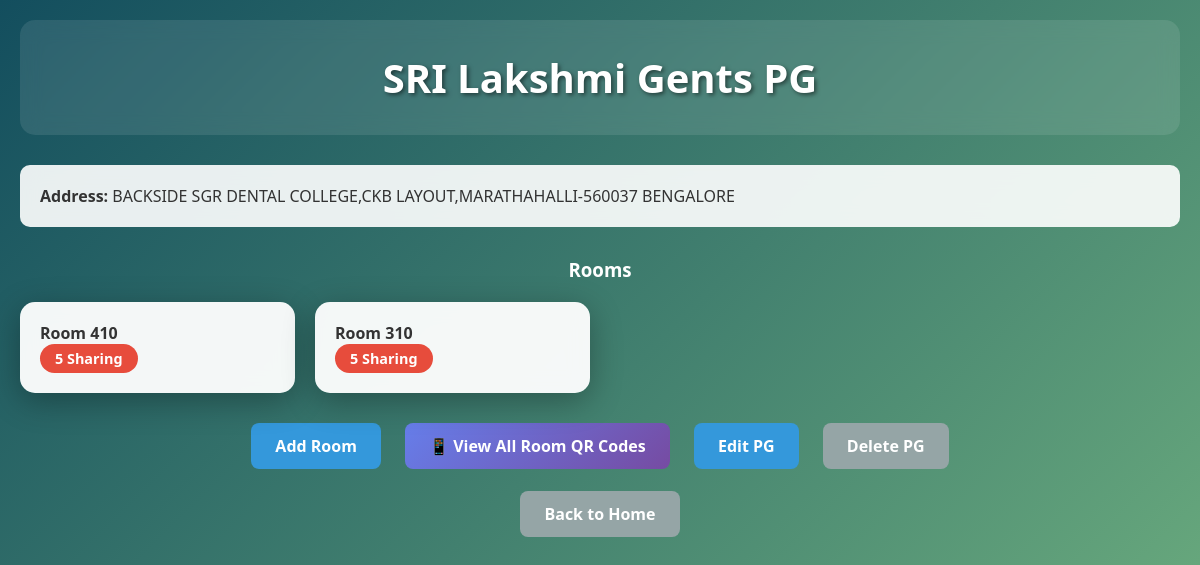
The page /pg/8/ (signed in) on the database its author committed.
### pgapp/models.py (models this page shows, shortened)
class PG(models.Model):
    name = models.CharField(max_length=100)
    address = models.TextField()

class Room(models.Model):
    pg = models.ForeignKey(PG, on_delete=models.CASCADE)
    room_number = models.CharField(max_length=10)
    capacity = models.IntegerField()

### pgapp/views.py (the view)
# urls.py: path('pg/<int:pg_id>/', views.pg_detail, name='pg_detail'),
@login_required
def pg_detail(request, pg_id):
    pg = get_object_or_404(PG, id=pg_id)
    rooms = Room.objects.filter(pg=pg)
    return render(request, 'pg_detail.html', {'pg': pg, 'rooms': rooms})

### pgapp/templates/pg_detail.html (shortened to what this page needs)
<!DOCTYPE html>
<html lang="en">
<head>
</head>
<body>
    <div class="container">
        <div class="header">
            <h2>{{ pg.name }}</h2>
        </div>
        <div class="pg-info">
            <strong>Address:</strong> {{ pg.address }}
        </div>
        <h3 style="color: white; text-align: center; margin-bottom: 20px;">Rooms</h3>
        <div class="rooms-grid">
            {% for room in rooms %}
                <div class="room-card">
                    <a href="{% url 'room_detail' room.id %}" class="room-link">
                        <strong>Room {{ room.room_number }}</strong><br>
                        <span class="capacity capacity-{{ room.capacity }}">
                            {{ room.capacity }} Sharing
                        </span>
                    </a>
                </div>
            {% empty %}
                <div class="no-rooms">
                    No rooms added yet.
                </div>
            {% endfor %}
        </div>
        <div class="actions">
            <a href="{% url 'add_room' pg.id %}" class="btn">Add Room</a>
            <a href="{% url 'pg_rooms_qr' pg.id %}" class="btn" style="background: linear-gradient(135deg, #667eea 0%, #764ba2 100%);">📱 View All Room QR Codes</a>
            <a href="{% url 'edit_pg' pg.id %}" class="btn">Edit PG</a>
            <a href="{% url 'delete_pg' pg.id %}" class="btn btn-secondary">Delete PG</a>
            <br><br>
            <a href="/" class="btn btn-secondary">Back to Home</a>
        </div>
    </div>
</body>
</html>

### pgapp/templates/pg_detail.html (style rules this page uses)
body { font-family: 'Segoe UI', Tahoma, Geneva, Verdana, sans-serif; margin: 0; padding: 0; background: linear-gradient(135deg, #134e5e 0%, #71b280 100%); color: white; min-height: 100vh; }
.container { max-width: 1200px; margin: 0 auto; padding: 20px; }
.header { background: rgba(255, 255, 255, 0.1); padding: 30px; border-radius: 15px; margin-bottom: 30px; backdrop-filter: blur(10px); text-align: center; }
.header h2 { margin: 0; font-size: 2.5em; text-shadow: 2px 2px 4px rgba(0,0,0,0.5); }
.pg-info { background: rgba(255, 255, 255, 0.9); color: #333; padding: 20px; border-radius: 10px; margin-bottom: 30px; backdrop-filter: blur(10px); }
.rooms-grid { display: grid; grid-template-columns: repeat(auto-fill, minmax(250px, 1fr)); gap: 20px; }
.room-card { background: rgba(255, 255, 255, 0.95); color: #333; border-radius: 15px; padding: 20px; box-shadow: 0 8px 32px rgba(0,0,0,0.3); transition: transform 0.3s; backdrop-filter: blur(10px); }
.room-link { text-decoration: none; color: inherit; display: block; }
.capacity { display: inline-block; padding: 5px 15px; border-radius: 20px; font-weight: bold; font-size: 0.9em; }
.capacity-5 { background: #e74c3c; color: white; }
.actions { margin-top: 30px; text-align: center; }
.btn { background: #3498db; color: white; padding: 12px 24px; text-decoration: none; border-radius: 8px; margin: 0 10px; display: inline-block; font-weight: bold; transition: background 0.3s; }
.btn-secondary { background: #95a5a6; }

### rows shown on the page
PG: name "SRI Lakshmi Gents PG", address "BACKSIDE SGR DENTAL COLLEGE,CKB LAYOUT,MARATHAHALLI-560037 BENGALORE"
Room: room_number "410", capacity "5"
Room: room_number "310", capacity "5"
